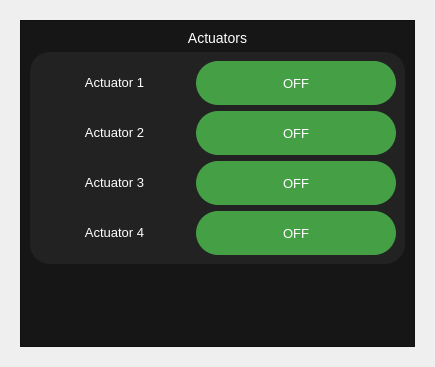
<?xml version="1.0" encoding="UTF-8"?>
<ui version="4.0">
 <class>Form</class>
 <widget class="QWidget" name="Form">
  <property name="geometry">
   <rect>
    <x>0</x>
    <y>0</y>
    <width>435</width>
    <height>367</height>
   </rect>
  </property>
  <property name="windowTitle">
   <string>Form</string>
  </property>
  <layout class="QVBoxLayout" name="verticalLayout_4">
   <item>
    <widget class="QWidget" name="cpanel_actuator_widget" native="true">
     <layout class="QVBoxLayout" name="verticalLayout_3">
      <item>
       <widget class="QFrame" name="cpanel_actuators">
        <property name="styleSheet">
         <string notr="true">QFrame#cpanel_actuators{
background-color:	rgba(22,22,22,255);
}</string>
        </property>
        <property name="frameShape">
         <enum>QFrame::StyledPanel</enum>
        </property>
        <property name="frameShadow">
         <enum>QFrame::Raised</enum>
        </property>
        <layout class="QVBoxLayout" name="verticalLayout_2">
         <item>
          <widget class="QLabel" name="label_actuators">
           <property name="styleSheet">
            <string notr="true">color:White;
font-size: 14px;</string>
           </property>
           <property name="text">
            <string>Actuators</string>
           </property>
           <property name="alignment">
            <set>Qt::AlignCenter</set>
           </property>
          </widget>
         </item>
         <item>
          <widget class="QFrame" name="cpanel_frame_actuators">
           <property name="styleSheet">
            <string notr="true">QFrame#cpanel_frame_actuators {
background-color: rgba(34,34,34,255);
border-radius: 20px;
}
QPushButton {
background-color: rgba(69,159,69,255);
border-radius: 22px;
color: rgb(255, 255, 255);
font-size: 13px;
width: 200px;
height: 44px;
}
QPushButton:hover{
background-color: rgba(69,159,69,200);
}
QPushButton:pressed{
background-color: rgba(69,159,69,128);
}
QLabel{
color: White;
font-size: 13px;
}</string>
           </property>
           <property name="frameShape">
            <enum>QFrame::StyledPanel</enum>
           </property>
           <property name="frameShadow">
            <enum>QFrame::Raised</enum>
           </property>
           <layout class="QVBoxLayout" name="verticalLayout">
            <item>
             <layout class="QGridLayout" name="cpanel_gridLayout">
              <item row="2" column="1">
               <widget class="QPushButton" name="cpanel_btn_actuator_3">
                <property name="text">
                 <string>OFF</string>
                </property>
               </widget>
              </item>
              <item row="0" column="0">
               <widget class="QLabel" name="cpanel_label_actuator_1">
                <property name="sizePolicy">
                 <sizepolicy hsizetype="Minimum" vsizetype="Fixed">
                  <horstretch>0</horstretch>
                  <verstretch>0</verstretch>
                 </sizepolicy>
                </property>
                <property name="styleSheet">
                 <string notr="true"/>
                </property>
                <property name="text">
                 <string>Actuator 1</string>
                </property>
                <property name="alignment">
                 <set>Qt::AlignBottom|Qt::AlignHCenter</set>
                </property>
               </widget>
              </item>
              <item row="0" column="1">
               <widget class="QPushButton" name="cpanel_btn_actuator_1">
                <property name="text">
                 <string>OFF</string>
                </property>
               </widget>
              </item>
              <item row="1" column="1">
               <widget class="QPushButton" name="cpanel_btn_actuator_2">
                <property name="text">
                 <string>OFF</string>
                </property>
               </widget>
              </item>
              <item row="3" column="1">
               <widget class="QPushButton" name="cpanel_btn_actuator_4">
                <property name="text">
                 <string>OFF</string>
                </property>
               </widget>
              </item>
              <item row="1" column="0">
               <widget class="QLabel" name="cpanel_label_actuator_2">
                <property name="sizePolicy">
                 <sizepolicy hsizetype="Ignored" vsizetype="Fixed">
                  <horstretch>0</horstretch>
                  <verstretch>0</verstretch>
                 </sizepolicy>
                </property>
                <property name="styleSheet">
                 <string notr="true"/>
                </property>
                <property name="text">
                 <string>Actuator 2</string>
                </property>
                <property name="alignment">
                 <set>Qt::AlignBottom|Qt::AlignHCenter</set>
                </property>
               </widget>
              </item>
              <item row="2" column="0">
               <widget class="QLabel" name="cpanel_label_actuator_3">
                <property name="sizePolicy">
                 <sizepolicy hsizetype="Ignored" vsizetype="Fixed">
                  <horstretch>0</horstretch>
                  <verstretch>0</verstretch>
                 </sizepolicy>
                </property>
                <property name="styleSheet">
                 <string notr="true"/>
                </property>
                <property name="text">
                 <string>Actuator 3</string>
                </property>
                <property name="alignment">
                 <set>Qt::AlignBottom|Qt::AlignHCenter</set>
                </property>
               </widget>
              </item>
              <item row="3" column="0">
               <widget class="QLabel" name="cpanel_label_actuator_4">
                <property name="sizePolicy">
                 <sizepolicy hsizetype="Ignored" vsizetype="Fixed">
                  <horstretch>0</horstretch>
                  <verstretch>0</verstretch>
                 </sizepolicy>
                </property>
                <property name="styleSheet">
                 <string notr="true"/>
                </property>
                <property name="text">
                 <string>Actuator 4</string>
                </property>
                <property name="alignment">
                 <set>Qt::AlignBottom|Qt::AlignHCenter</set>
                </property>
               </widget>
              </item>
             </layout>
            </item>
           </layout>
          </widget>
         </item>
         <item>
          <spacer name="verticalSpacer">
           <property name="orientation">
            <enum>Qt::Vertical</enum>
           </property>
           <property name="sizeHint" stdset="0">
            <size>
             <width>20</width>
             <height>40</height>
            </size>
           </property>
          </spacer>
         </item>
        </layout>
       </widget>
      </item>
     </layout>
    </widget>
   </item>
  </layout>
 </widget>
 <resources/>
 <connections/>
</ui>
